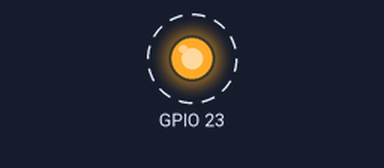
Recording of a sketch running on a simulated ESP32. Shown: output pins drawn as LEDs (lit = HIGH). Dashed ring = blinking.

Above: at 0.1 s.
Timing chart, 0 to 3.0 s (numbered marks = the images above):
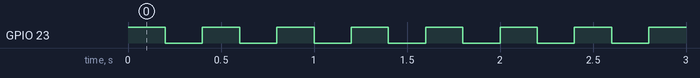

Measured:
- by itself, GPIO 23: alternates HIGH for 0.20 s and LOW for 0.20 s

The sketch:

esp32_1.ino
```cpp
void setup() {
  pinMode(23, OUTPUT);
}

void loop() {
  digitalWrite(23, HIGH);
  delay(200);
  digitalWrite(23, LOW);
  delay(200);
}
```
